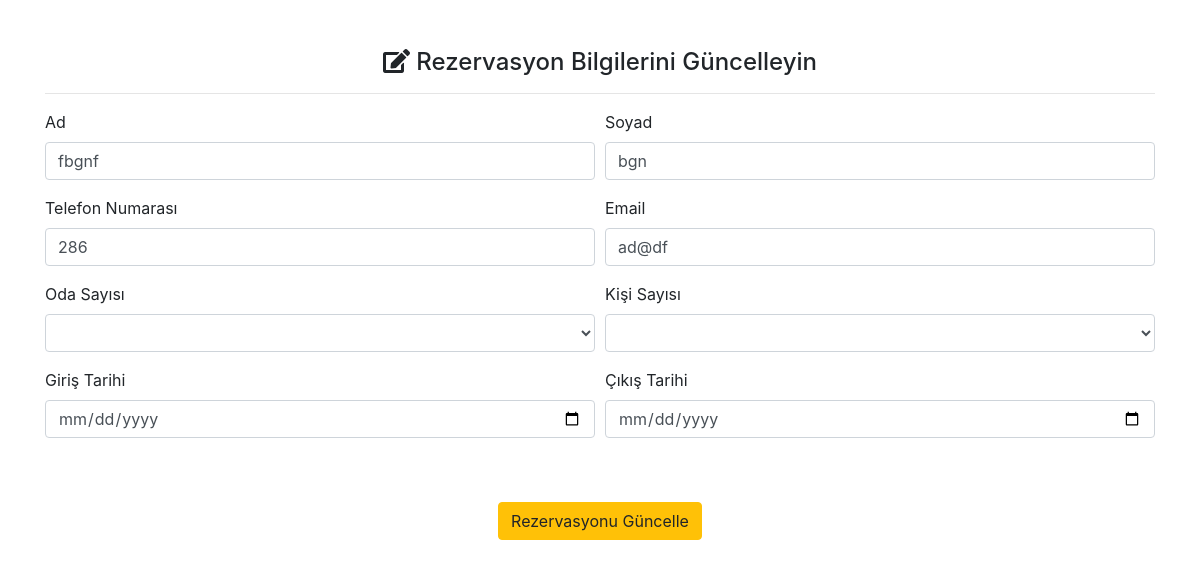
The page /pdo/guncelle.php?id=70 on the database its author committed.
### tables this page shows
CREATE TABLE `rezervasyonbilgileri` (
  `id` int(11) NOT NULL,
  `uyeid` int(11) NOT NULL,
  `odaid` int(11) NOT NULL,
  `Ad` varchar(30) NOT NULL,
  `Soyad` varchar(30) NOT NULL,
  `Telno` text NOT NULL,
  `Email` varchar(50) NOT NULL,
  `Odasayisi` int(11) NOT NULL,
  `Kisisayisi` int(11) NOT NULL,
  `Giristarihi` date NOT NULL,
  `Cikistarihi` date NOT NULL,
  `Rezervetarihi` datetime NOT NULL DEFAULT current_timestamp()
);

### pdo/guncelle.php (the view, shortened to what this page needs)
<?php
require_once'veritabanibaglantisi.php';
?>
<!DOCTYPE html>
<html lang="en">
<head>
        <link rel="stylesheet" href="https://stackpath.bootstrapcdn.com/bootstrap/4.5.0/css/bootstrap.min.css">
      <link href="../dosyalar/font-awesome/css/all.css" rel="stylesheet">
      <link href="../dosyalar/font-awesome/webfonts" rel="stylesheet">
</head>
<body>
  <main class="my-5">
  <div class="container">
  <div class="row">
  <div class="col-md-12">
<h4 class='page-header text-center'><i class="fas fa-edit"></i> Rezervasyon Bilgilerini Güncelleyin</h4><hr>
<?php
$kullanici_id=intval($_GET['id']);
$sql = "SELECT Ad,Soyad,Telno,Email,Odasayisi,Kisisayisi,id from rezervasyonbilgileri where id=:uid";
$query = $dbh->prepare($sql);
$query->bindParam(':uid',$kullanici_id,PDO::PARAM_STR);
$query->execute();
$results=$query->fetchAll(PDO::FETCH_OBJ);
if($query->rowCount() > 0)
{
foreach($results as $result)
{
?>
<form name="kayitekleme" method="post">
    <div class="form-row">
  <div class="form-group col-md-6">
  <label>Ad</label>
  <input type="text" name="ad"  value="<?php echo htmlentities($result->Ad);?>"  class="form-control" onkeypress='return event.keyCode >= 65 && event.keyCode <= 122' required>
  </div>
  <div class="form-group col-md-6">
  <label>Soyad</label>
  <input type="text" name="soyad" value="<?php echo htmlentities($result->Soyad);?>"  class="form-control" onkeypress='return event.keyCode >= 65 && event.keyCode <= 122' required>
  </div>
  <div class="form-group col-md-6">
  <label>Telefon Numarası</label>
  <input type="text" name="telno" value="<?php echo htmlentities($result->Telno);?>" class="form-control" maxlength="10"   maxlength="11" class="form-control" onkeypress='return event.keyCode >= 48 && event.keyCode <= 57' required>
  </div>
  <div class="form-group col-md-6">
  <label>Email</label>
  <input type="email" name="email" value="<?php echo htmlentities($result->Email);?>" class="form-control" required>
  </div>
  <div class="form-group col-md-6">
    <label>Oda  Sayısı</label>
    <select   name="odasayisi" value="<?php echo htmlentities($result->Odasayisi);?>" class="form-control" onkeypress='return event.keyCode >= 48 && event.keyCode <= 57' required>
    <option selected></option>
    <option>1</option>
    </select>
    </div>
    <div class="form-group col-md-6">
      <label>Kişi  Sayısı</label>
      <select name="kisisayisi" value="<?php echo htmlentities($result->Kisisayisi);?>" class="form-control" onkeypress='return event.keyCode >= 48 && event.keyCode <= 57' required>
      <option selected></option>
      <option>1</option>
      </select>
      </div>
      <div class="form-group col-md-6">
      <label>Giriş Tarihi</label>
      <input type="date" name="giristarihi" value="<?php echo htmlentities($result->Giristarihi);?>" class="form-control" required>
      </div>
      <div class="form-group col-md-6">
      <label>Çıkış Tarihi</label>
      <input type="date" name="cikistarihi"  value="<?php echo htmlentities($result->Cikistarihi);?>" class="form-control" required>
      </div>
    </div>
<?php }} ?>
<br><br>
  <div class="form-group text-center">
  <input type="submit" name="guncelle" class="btn btn-warning"  value="Rezervasyonu Güncelle">
  </div>
  </form>
	</div>
</div>
<ins class="adsbygoogle"
     style="display:inline-block;width:728px;height:15px"
     data-ad-client="ca-pub-8906663933481361"
     data-ad-slot="3318815534"></ins>
</div>
</main>
</body>
</html>

### rows shown on the page
rezervasyonbilgileri: ad "fbgnf", soyad "bgn", telno "286", email "ad@df"
